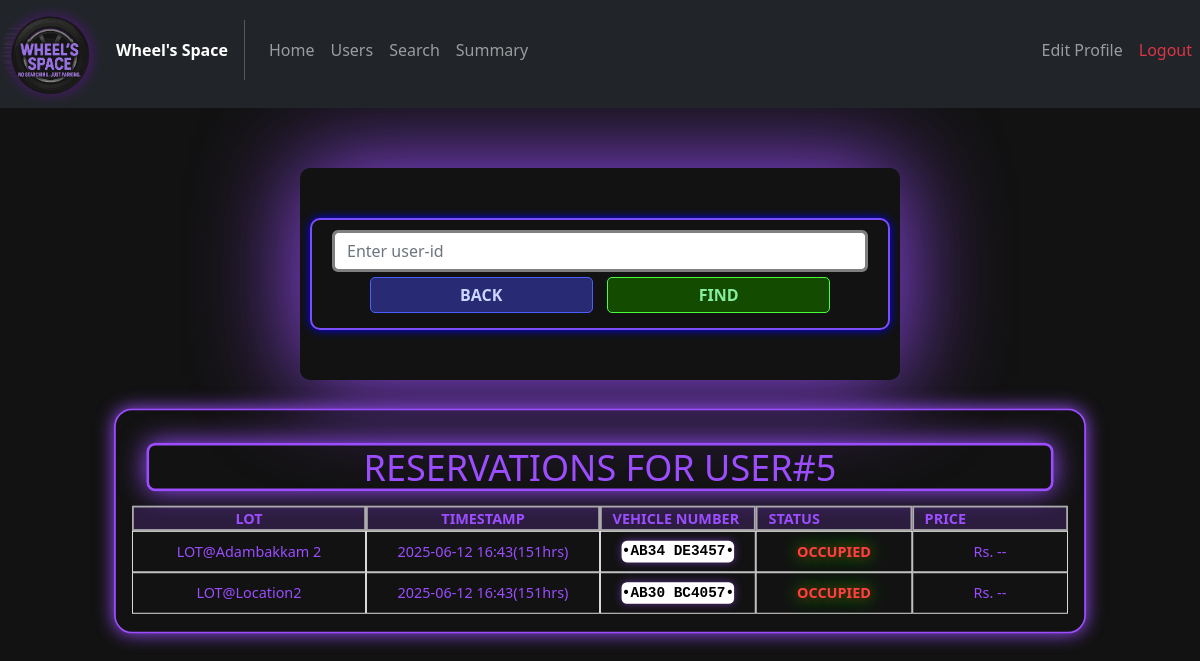
/adminhistory?userid=5, run on an earlier commit of the app's database.
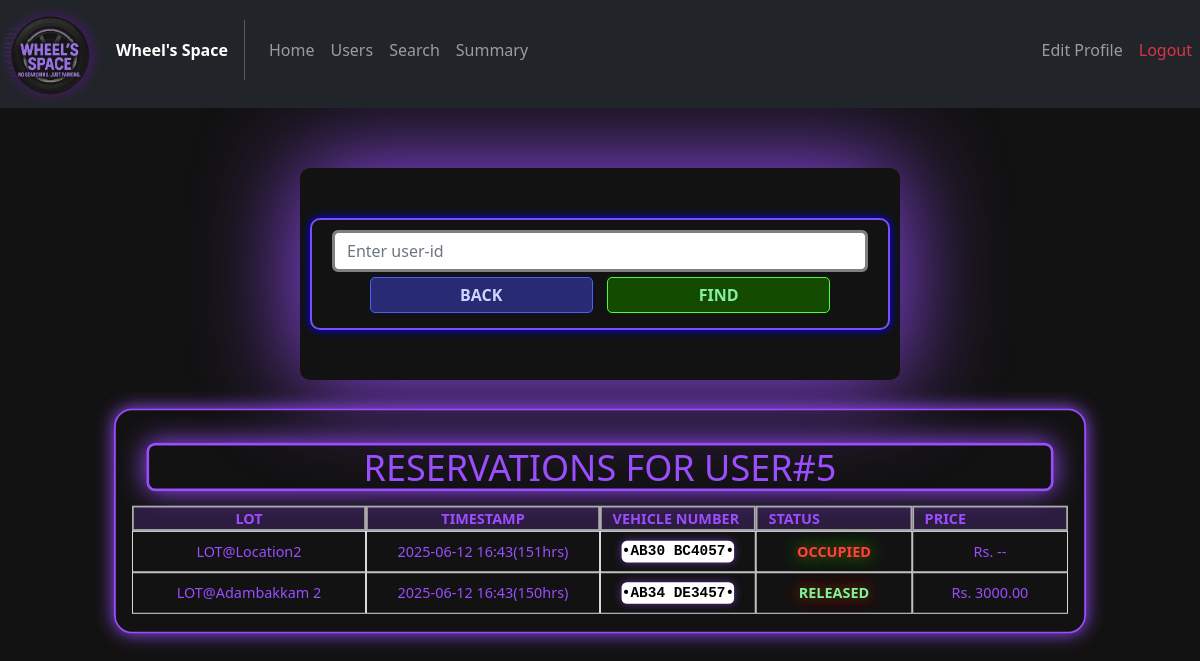
And on a later commit of the database.
### models/Reservations.py (models this page shows)
class Reservations(db.Model):
    __tablename__ = "Reservations"
    reservation_id = db.Column(db.Integer, primary_key = True)
    spot_id = db.Column(db.Integer, db.ForeignKey("Spots.spot_id"), nullable=True)
    user_id = db.Column(db.Integer, db.ForeignKey("Users.user_id"))
    parking_timestamp = db.Column(db.DateTime, nullable = False)
    leaving_timestamp = db.Column(db.DateTime)
    price_per_hour = db.Column(db.Numeric(10, 2), nullable=False)
    vehicle_number = db.Column(db.String(11), nullable=False)
    spot = db.relationship("Spots", back_populates = "reservation")
    user = db.relationship("Users", back_populates = "reserved")

### models/Lots.py (models this page shows)
class Lots(db.Model):
    __tablename__ = "Lots"
    lot_id   = db.Column(db.Integer, primary_key=True)
    location = db.Column(db.String(30), unique = True, nullable=False)
    price    = db.Column(db.Numeric(10, 2), nullable=False)
    address  = db.Column(db.String(100), nullable = False)
    pincode  = db.Column(db.Integer, nullable=False)
    max_spots= db.Column(db.Integer, nullable=False)
    spots    = db.relationship("Spots",back_populates = "lot")

### controllers/admin_routes.py (the view)
@admin_routes.route("/adminhistory")
def adminhistory():
    uid = request.args.get("userid")
    if (uid!=None):
        if not uid.isdigit():
            return render_template("admin_history.html", search=False)
        else:
            user = Users.query.filter_by(user_id = uid).first()
            if user==None:
                return render_template("admin_history.html",search=False,show_alert=True)
            raw_sql =  text(f"""SELECT
                                    spots.spot_id,
                                    lots.location,
                                    lots.price,
                                    reservations.vehicle_number,
                                    reservations.parking_timestamp,
                                    reservations.leaving_timestamp
                                FROM reservations
                                LEFT OUTER JOIN spots ON (reservations.spot_id = spots.spot_id)
                                JOIN lots ON (spots.lot_id=lots.lot_id)
                                JOIN users ON (users.user_id = reservations.user_id)
                                WHERE users.user_id = {uid};""")
            res = db.session.execute(raw_sql).all()
            i=len(res)-1
            ind = i
            while i>=0:
                if res[ind].leaving_timestamp==None:
                    res.insert(0,res.pop(ind))
                    ind+=1
                i-=1
                ind-=1
            return render_template("admin_history.html", search=True, user_id = uid, reservations = res, datetime=datetime)
    else:
        return render_template("admin_history.html", search=False)

### templates/admin_history.html (shortened to what this page needs)
<!DOCTYPE html>
<html lang="en">
<head>
    <link href="https://cdn.jsdelivr.net/npm/bootstrap@5.2.3/dist/css/bootstrap.min.css" rel="stylesheet">
    <link rel="stylesheet" href="../static/css/General_style.css">
    <link rel="stylesheet" href="../static/css/Admin_style.css">
</head>
<body>
    <nav class="navbar navbar-expand-lg navbar-dark bg-dark my-nav-bar">
        <div class="navbar-brand logo">
            <img src = {{ url_for('static', filename='images/logo.png')}} alt="WHEEL'S SPACE LOGO" id="logo" class="img-fluid mb-5">
        </div>
        <span class="fw-bold text-white">Wheel's Space</span>
        <div class="collapse navbar-collapse" id = "navbarelements">
            <ul class="navbar-nav me-auto">
                <li class="nav-item">
                    <a href="{{url_for("admin_routes.adminhome")}}" class="nav-link my-nav-link">Home</a>
                </li>
                <li class="nav-item">
                    <a href="{{url_for("admin_routes.adminusers")}}" class="nav-link my-nav-link">Users</a>
                </li>
                <li class="nav-item">
                    <a href="{{url_for("admin_routes.adminsearch")}}" class="nav-link my-nav-link">Search</a>
                </li>
                <li class="nav-item">
                    <a href="{{url_for("admin_routes.adminsummary")}}" class="nav-link my-nav-link">Summary</a>
                </li>
            </ul>
            <ul class="navbar-nav">
                <li class="nav-item">
                    <a href="{{url_for("admin_routes.adminedit")}}" class="nav-link my-nav-link">Edit Profile</a>
                </li>
                <li class="nav-item">
                    <a href="{{url_for('auth_rbac.logout')}}" class="nav-link my-nav-link text-danger">Logout</a>
                </li>
            </ul>
        </div>
    </nav>
    <div class="span-box text-center container">
        <form action="{{ url_for('admin_routes.adminhistory') }}" class="form-style form my-form">
            <input type="number" name="userid" id="userid" placeholder="Enter user-id" class="col-12 form-control my-form-input">
            <a href="{{ url_for('admin_routes.adminhome') }}" class="admin-button col-5 edit-btn">BACK</a>
            <input type="submit" value="FIND" class="admin-button col-5 add-btn">
        </form>
    </div>
    {% if search %}
    <div class="container my-3 user-box" style="max-width: 1200px;">
        <div class="row">
            <span class="my-title h1 m-3 col text-center">RESERVATIONS FOR USER#{{user_id}}</span>
        </div>
        <div class="row mb-1 mb-lg-0">
            <div class="table-heading col-6 col-md-5 col-lg-4 col-xl-3">LOT</div>
            <div class="table-heading col-6 col-md-3 col-lg-3">TIMESTAMP</div>
            <div class="table-heading d-none d-md-block col-md-4 col-lg-3 col-xl-2">VEHICLE NUMBER</div>
            <div class="table-heading d-none d-lg-block col-lg-2">STATUS</div>
            <div class="table-heading d-none d-xl-block col-xl-2">PRICE</div>
        </div>
        {% if reservations | length == 0 %}
            <div class="row mb-1 mb-lg-0">
                <div class="table-element col h2">
                    NO RESERVATIONS
                </div>
            </div>
        {% else %}
            {% for res in reservations %}
                {% if res.leaving_timestamp!=None %}
                    {% set duration = ((datetime.strptime(res.leaving_timestamp[:-10],'%Y-%m-%d %H:%M')-datetime.strptime(res.parking_timestamp[:-10],'%Y-%m-%d %H:%M')).total_seconds()+3599)//3600 %}
                {% else %}
                    {% set duration = ((datetime.now() - datetime.strptime(res.parking_timestamp[:-10],'%Y-%m-%d %H:%M')).total_seconds()+3599)//3600 %}
                {% endif %}
            <div class="row mb-1 mb-lg-0">
                <div class="table-element col-6 col-md-5 col-lg-4 col-xl-3">LOT@{{res.location}}</div>
                <div class="table-element col-6 col-md-3">{{res.parking_timestamp[:-10]}}({{ "%d" | format(duration)}}hrs)</div>
                <div class="table-element col-6 col-md-4 col-lg-3 col-xl-2">
                    <div class="d-flex license-plate justify-content-center">
                        <span>{{res.vehicle_number}}</span>
                    </div>
                </div>
                <div class="table-element col-6 col-md-12 col-lg-2">
                    {% if res.leaving_timestamp==None %}
                        <span class="admin-red-span">OCCUPIED</span>
                    {% else %}
                        <span class="admin-green-span">RELEASED</span>
                    {% endif %}
                </div>
                <div class="table-element d-none d-xl-flex col-xl-2">
                    {% if res.leaving_timestamp==None %}
                        Rs. --
                    {% else %}
                        {% set price = duration*res.price | float %}
                        Rs. {{ "%.2f" | format(price)}}
                    {% endif %}
                </div>
            </div>
            {% endfor %}
        {% endif %}
    </div>
    {% endif %}
</body>
</html>

### static/css/General_style.css (style rules this page uses)
body { background-color: #121212; }
.logo { max-width: 100px; max-height: 100px; }
.my-nav-bar { padding-top: 0px; }
.my-nav-link { padding: 10px; }
.span-box { min-width: 200px; max-width: 600px !important; margin-top: 5%; width: 80%; background-color: #121212; box-shadow: 0px 0px 100px 0px #9b4dff; padding: 50px 10px; border-radius: 10px; }
.edit-btn { background-color: #282b73; color: #cbd7ff; border: 1px solid #4b5fff; }
.add-btn { background-color: #134c00; color: #85ee9f; border: 1px solid #48ff3b; }
.my-form { padding: 10px 20px; border: 2px solid #7c4dff; border-radius: 10px; box-shadow: 0px 0px 10px 0px blue; }
.my-form .my-form-input { border: 3px solid gray !important; }
.my-title { border: 3px solid #9b4dff; color: #9b4dff; padding: 0px 10px; box-shadow: 0px 0px 30px 0px; border-radius: 10px; }
.table-heading { background-color: #9b4dff30; font-weight: bold; color: #9b4dff; border: 2px solid #ababab; display: flex; align-items: center; justify-content: center; }
.table-element { border: 1px solid #efefef; color: #9b4dff; display: flex; align-items: center; justify-content: center; }
.license-plate { text-align: center !important; border-radius: 6px; background: white; color: black; font-weight: bold; font-family: 'Consolas', 'Courier New', monospace; box-shadow: 0 0 10px #9b4dff88; height: fit-content; }
.license-plate::before, .license-plate::after { content: "•"; font-size: 1rem; color: black; vertical-align: middle; }
.user-box { max-width: 1000px; min-width: 250px; width: 90%; border: 2px solid #9b4dff; border-radius: 10px; overflow: hidden; margin-top: 20px; }

### static/css/Admin_style.css (style rules this page uses)
.admin-button { display: inline-block; text-decoration: none; font-weight: bold; padding: 5px 20px; margin: 5px; border-radius: 5px; transition: 0.2s all linear; text-align: center; cursor: pointer; }
.user-box { transform: scale(0.9); padding: 20px 30px; box-shadow: 0px 0px 20px 0px #9b4dff; border: 2px solid #9b4dff !important; border-radius: 20px; }
.admin-green-span { display: inline-block; text-decoration: none; font-weight: bold; padding: 5px 20px; margin: 5px; border-radius: 5px; transition: 0.2s all linear; text-align: center; color: #85ee9f; text-shadow: 0px 0px 10px #134c00, 0px 0px 20px #ff0000; }
.admin-red-span { display: inline-block; text-decoration: none; font-weight: bold; padding: 5px 20px; margin: 5px; border-radius: 5px; transition: 0.2s all linear; text-align: center; color: #ff4141; text-shadow: 0px 0px 10px #810a0a, 0px 0px 20px #00ff00; }

What changed in the data, as far as the page shows it:
shown differently, row unchanged: Reservations "AB30 BC4057": moves up the list
changed Reservations "AB34 DE3457": duration "151" → "150"; price (not shown) → "3000.00"; no longer shows "OCCUPIED Rs. --"
